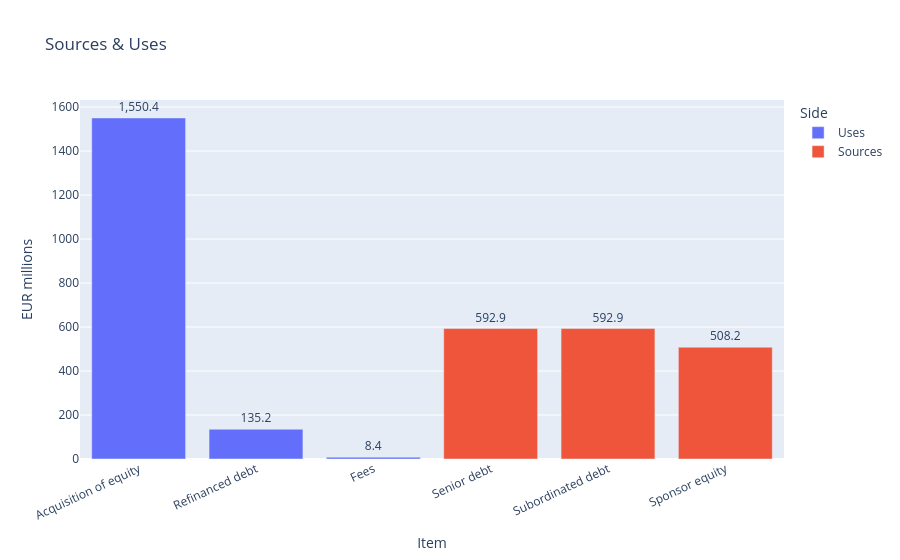

Source (notebook cell):
### Markdown cell above
## 3. Sources & Uses

Sources & Uses is the closing funding schedule. Uses show what must be paid. Sources show where the money comes from.

### Code cell
# The sponsor must buy the equity value calculated above.
use_acquisition_of_equity = implied_equity_value

# The transaction also refinances or assumes net debt.
use_refinanced_debt = net_debt

# Fees are calculated as a percentage of enterprise value.
use_fees = entry_enterprise_value * fees_pct_of_ev

# Total uses are the total cash needs at closing.
total_uses = use_acquisition_of_equity + use_refinanced_debt + use_fees

# Senior debt is a percentage of total uses.
source_senior_debt = total_uses * senior_debt_pct

# Subordinated debt is also a percentage of total uses.
source_subordinated_debt = total_uses * subordinated_debt_pct

# Sponsor equity is the residual funding need.
source_sponsor_equity = total_uses - source_senior_debt - source_subordinated_debt

# Total sources should equal total uses.
total_sources = source_senior_debt + source_subordinated_debt + source_sponsor_equity

# Keep this variable name for later sections.
sponsor_equity = source_sponsor_equity

sources_and_uses = pd.DataFrame(
    {
        "Uses": [
            "Acquisition of equity",
            "Refinanced debt",
            "Fees",
            "Total Uses",
        ],
        "Uses EURm": [
            use_acquisition_of_equity,
            use_refinanced_debt,
            use_fees,
            total_uses,
        ],
        "Sources": [
            "Senior debt",
            "Subordinated debt",
            "Sponsor equity",
            "Total Sources",
        ],
        "Sources EURm": [
            source_senior_debt,
            source_subordinated_debt,
            source_sponsor_equity,
            total_sources,
        ],
    }
)

display(sources_and_uses)

print(f"Check: Total Uses - Total Sources = EUR {total_uses - total_sources:.6f}m")

# Plot uses and sources in one simple grouped chart.
funding_chart = pd.DataFrame(
    {
        "Item": [
            "Acquisition of equity",
            "Refinanced debt",
            "Fees",
            "Senior debt",
            "Subordinated debt",
            "Sponsor equity",
        ],
        "EURm": [
            use_acquisition_of_equity,
            use_refinanced_debt,
            use_fees,
            source_senior_debt,
            source_subordinated_debt,
            source_sponsor_equity,
        ],
        "Side": ["Uses", "Uses", "Uses", "Sources", "Sources", "Sources"],
    }
)

fig = px.bar(
    funding_chart,
    x="Item",
    y="EURm",
    color="Side",
    text=funding_chart["EURm"].map(lambda x: f"{x:,.1f}"),
    title="Sources & Uses",
)
fig.update_yaxes(title="EUR millions")
fig.update_xaxes(tickangle=-25)
fig.update_traces(textposition="outside")
fig.show()

### Figure 1 — Plotly figure (JSON) as saved in the notebook; plotly's stock layout.template omitted (floating-point values rounded to 4 significant figures)
{"data": [{"hovertemplate": "Side=Uses<br>Item=%{x}<br>EURm=%{y}<br>text=%{text}<extra></extra>", "legendgroup": "Uses", "marker": {"color": "#636efa", "pattern": {"shape": ""}}, "name": "Uses", "orientation": "v", "showlegend": true, "text": ["1,550.4", "135.2", "8.4"], "textposition": "outside", "type": "bar", "x": ["Acquisition of equity", "Refinanced debt", "Fees"], "xaxis": "x", "y": [1550.0, 135.2, 8.428], "yaxis": "y"}, {"hovertemplate": "Side=Sources<br>Item=%{x}<br>EURm=%{y}<br>text=%{text}<extra></extra>", "legendgroup": "Sources", "marker": {"color": "#EF553B", "pattern": {"shape": ""}}, "name": "Sources", "orientation": "v", "showlegend": true, "text": ["592.9", "592.9", "508.2"], "textposition": "outside", "type": "bar", "x": ["Senior debt", "Subordinated debt", "Sponsor equity"], "xaxis": "x", "y": [592.9, 592.9, 508.2], "yaxis": "y"}], "layout": {"barmode": "relative", "legend": {"title": {"text": "Side"}, "tracegroupgap": 0}, "title": {"text": "Sources & Uses"}, "xaxis": {"anchor": "y", "domain": [0.0, 1.0], "tickangle": -25, "title": {"text": "Item"}}, "yaxis": {"anchor": "x", "domain": [0.0, 1.0], "title": {"text": "EUR millions"}}}}
